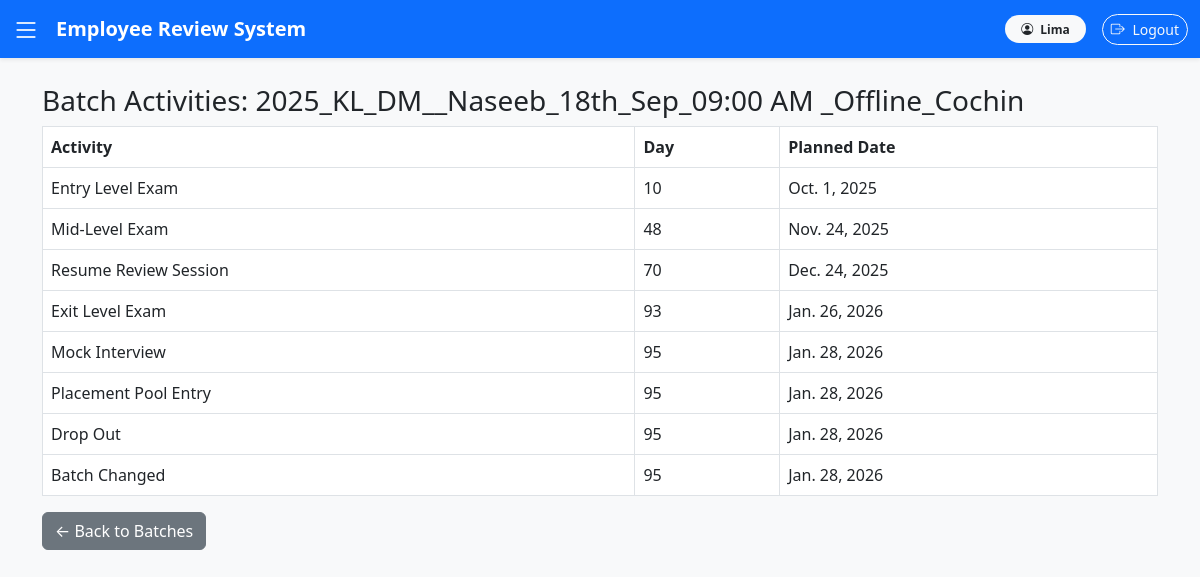
Page /batches/1/activities/ (signed in) on the committed database.
### settings_app/models.py (models this page shows, shortened)
class Master(models.Model):
    created_date = models.DateTimeField(auto_now_add=True)
    isactive = models.BooleanField(default=True,verbose_name="Active")
    created_user = models.ForeignKey(User, null=True, blank=True, on_delete=models.CASCADE)
    class Meta:
        abstract = True
        ordering = ['-isactive']

class Batch(Master):
    name = models.CharField(max_length=100)
    branch = models.ForeignKey(Branch, on_delete=models.CASCADE)
    course = models.ForeignKey(Course, on_delete=models.CASCADE)
    faculty = models.ForeignKey(FacultyProfile, on_delete=models.CASCADE)  # 🔥 New Foreign Key
    start_date = models.DateField()  #  Added
    end_date = models.DateField()    #  Added
    total_students = models.IntegerField()
    completed = models.BooleanField(default=False)  # New field to mark batch completion

### employeereview/models.py (models this page shows, shortened)
class BatchActivity(Master):
    batch = models.ForeignKey(Batch, on_delete=models.CASCADE)
    activity = models.CharField(max_length=200)
    day = models.IntegerField()
    planned_date = models.DateField()

### settings_app/views.py (the view)
# urls.py: path('batches/<int:batch_id>/activities/', views.batch_activity_view, name='batch_activities'),
@login_required
def batch_activity_view(request, batch_id):
    batch = get_object_or_404(Batch, id=batch_id)
    activities = BatchActivity.objects.filter(batch=batch).order_by('day')
    return render(request, 'settings_app/batch_activities.html', {
        'batch': batch,
        'activities': activities
    })

### settings_app/templates/settings_app/batch_activities.html
{% extends 'base.html' %}
{% block content %}
<div class="container mt-4">
    <h3>Batch Activities: {{ batch.name }}</h3>
    <table class="table table-bordered">
        <thead>
            <tr>
                <th>Activity</th>
                <th>Day</th>
                <th>Planned Date</th>
            </tr>
        </thead>
        <tbody>
            {% for act in activities %}
            <tr>
                <td>{{ act.activity }}</td>
                <td>{{ act.day }}</td>
                <td>{{ act.planned_date }}</td>
            </tr>
            {% empty %}
            <tr><td colspan="3" class="text-center">No activities found.</td></tr>
            {% endfor %}
        </tbody>
    </table>
    <a href="{% url 'batch_list' %}" class="btn btn-secondary">← Back to Batches</a>
</div>
{% endblock %}

### templates/base.html (shortened to what this page needs)
<!DOCTYPE html>
<html lang="en">
<head>
    <link rel="stylesheet" href="https://cdn.jsdelivr.net/npm/bootstrap@5.3.0/dist/css/bootstrap.min.css">
    <link rel="stylesheet" href="https://cdn.jsdelivr.net/npm/bootstrap-icons@1.11.3/font/bootstrap-icons.css">
</head>
<body>
    <nav class="navbar navbar-expand-lg navbar-dark bg-primary fixed-top shadow-sm">
        <div class="container-fluid">
            <span class="sidebar-toggle text-white me-3" id="sidebarToggle">
                <i class="bi bi-list fs-3"></i>
            </span>
            <a class="navbar-brand fw-bold" href="/">Employee Review System</a>
            <div class="d-flex ms-auto align-items-center">
                {% if user.is_authenticated %}
                <span class="badge bg-light text-dark me-3 px-3 py-2 rounded-pill">
                    <i class="bi bi-person-circle me-1"></i> {{ user.username }}
                </span>
                <form action="{% url 'logout' %}" method="post" class="d-inline">
                    <button type="submit" class="btn btn-outline-light btn-sm rounded-pill">
                        <i class="bi bi-box-arrow-right me-1"></i> Logout
                    </button>
                </form>
                {% else %}
                <a href="{% url 'login' %}" class="btn btn-light text-primary btn-sm rounded-pill">
                    <i class="bi bi-box-arrow-in-right me-1"></i> Login
                </a>
                {% endif %}
            </div>
        </div>
    </nav>
    <main class="content-container" id="mainContent">
        {% block content %}{% endblock %}
    </main>
</body>
</html>

### rows in the picture
Batch: name "2025_KL_DM__Naseeb_18th_Sep_09:00 AM _Offline_Cochin"
BatchActivity: activity "Entry Level Exam", day "10", planned_date "Oct. 1, 2025"
BatchActivity: activity "Mid-Level Exam", day "48", planned_date "Nov. 24, 2025"
BatchActivity: activity "Resume Review Session", day "70", planned_date "Dec. 24, 2025"
BatchActivity: activity "Exit Level Exam", day "93", planned_date "Jan. 26, 2026"
BatchActivity: activity "Mock Interview", day "95", planned_date "Jan. 28, 2026"
BatchActivity: activity "Placement Pool Entry", day "95", planned_date "Jan. 28, 2026"
BatchActivity: activity "Drop Out", day "95", planned_date "Jan. 28, 2026"
BatchActivity: activity "Batch Changed", day "95", planned_date "Jan. 28, 2026"

### other values in the picture
{{ user.username }} "Lima"
